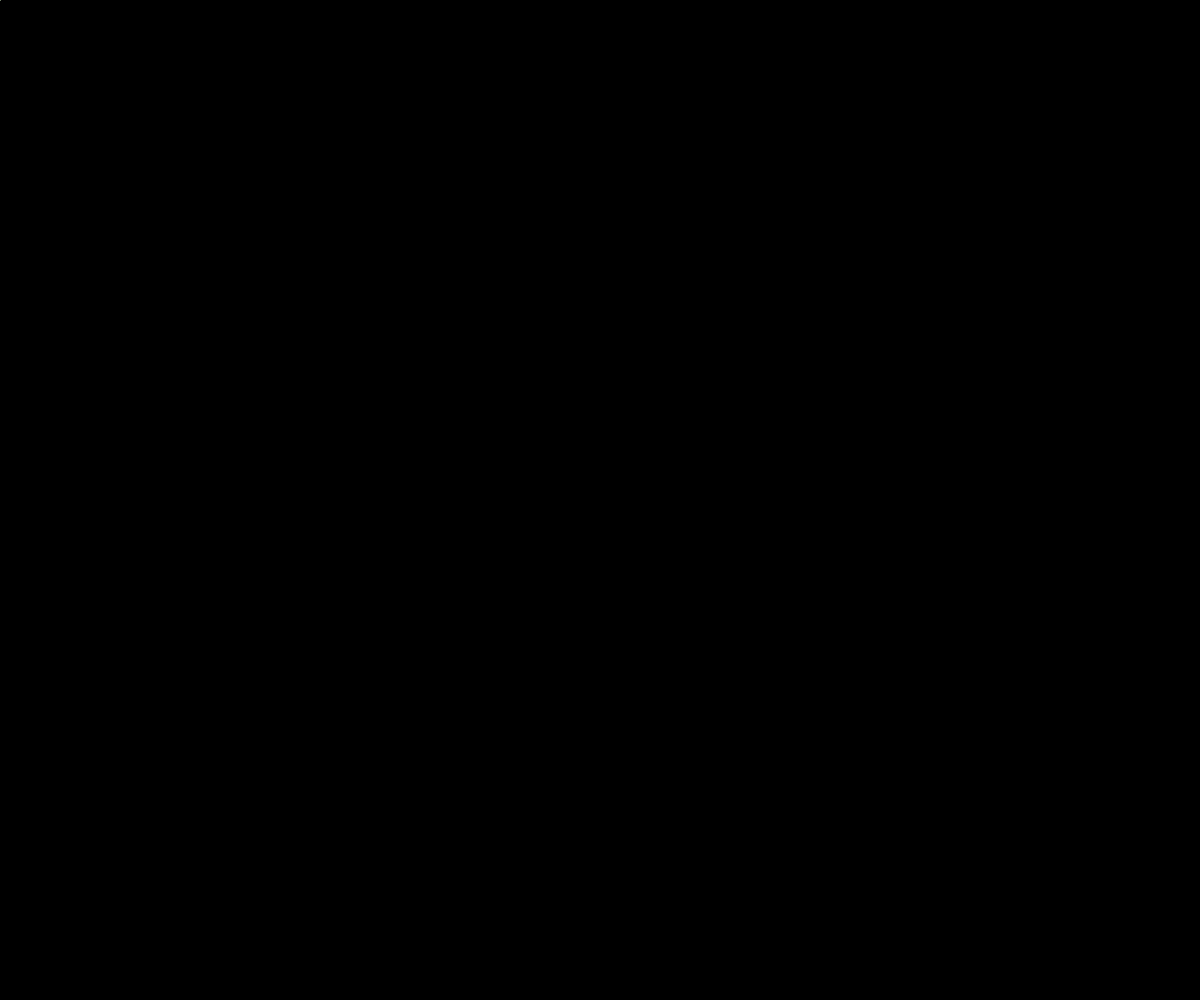
Frame 1 (no input)
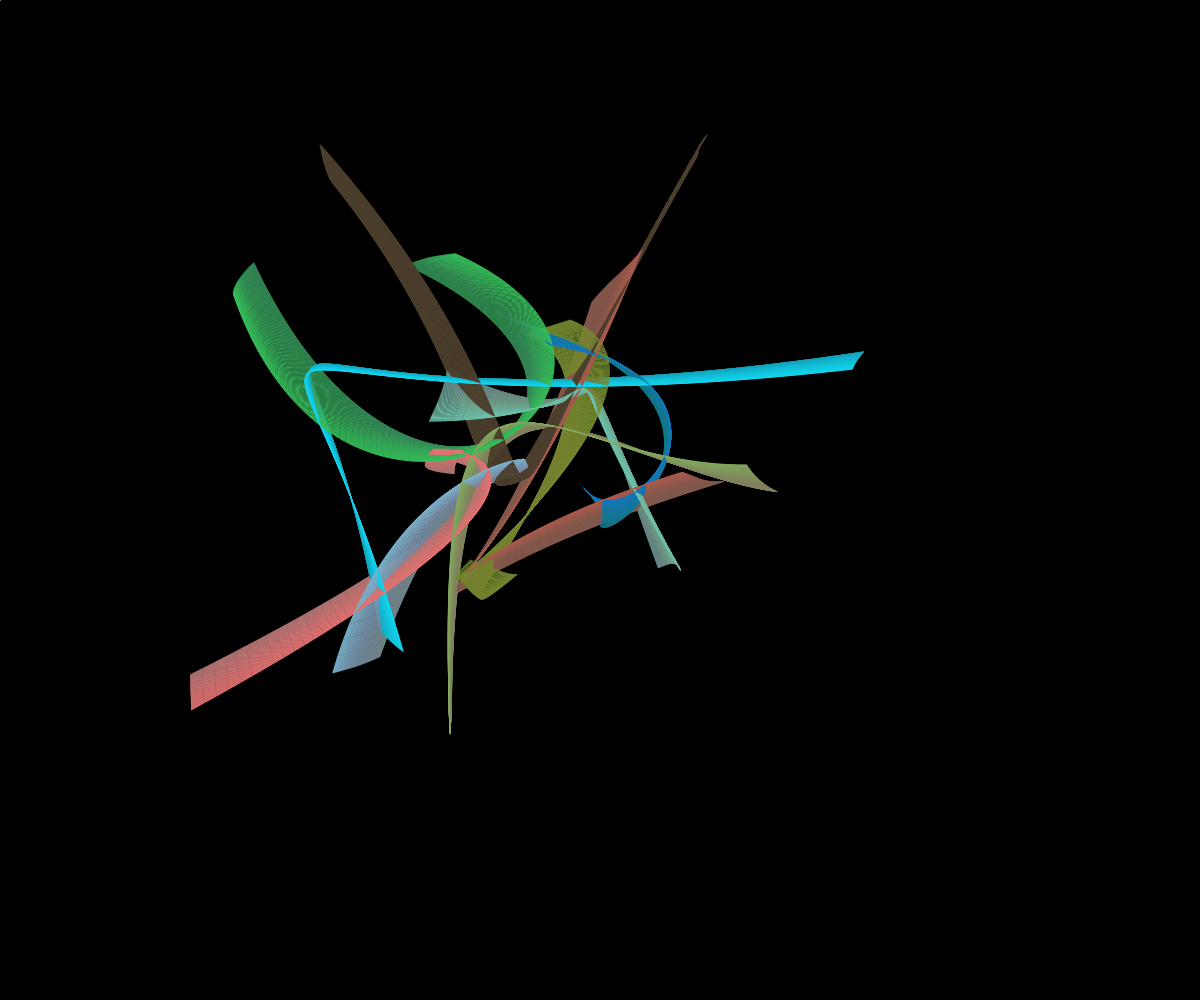
Frame 60 (no input)
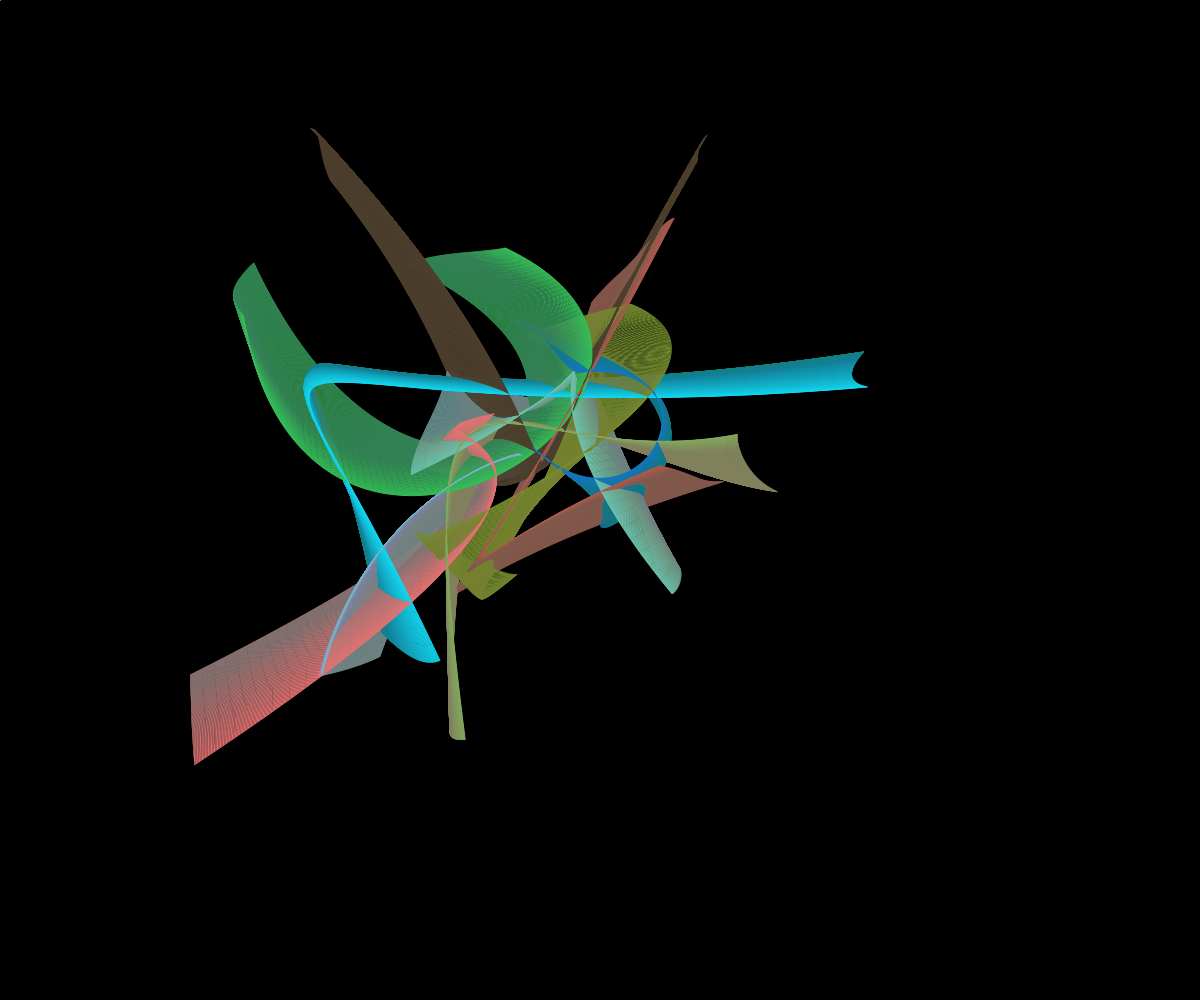
Frame 120 (the mouse pressed at the canvas centre since frame 60)

The p5.js sketch that drew these frames (run headless with seeded random() and noise() and a simulated clock; from frame 60 on, the mouse is pressed at the canvas centre):

// p5.js sketch
// ── sketch.js
var x1 = 0;
var x2 = 0;
var y1 = 0;
var y2 = 0;
var x3 = 0;
var x4 = 0;
var y3 = 0;
var y4 = 0;

let lines = [];

function setup() {
    createCanvas(windowWidth, windowHeight);
    background(0);
    noFill();
    stroke(255);
    t = 0;

    for(var i = 0; i < 10; i ++){
        b = new bezline();
        lines.push(b);
    }
}

function draw() {
    background(0,0,0,1);

    for(var i = 0; i < 10; i ++){
        lines[i].show();
    }

    t += 0.03;
}

class bezline{
    constructor(){
        this.x1 = 0;
        this.x2 = 0;
        this.y1 = 0;
        this.y2 = 0;
        this.x3 = 0;
        this.x4 = 0;
        this.y3 = 0;
        this.y4 = 0;

        this.t = random(0,400);

        this.r = random(0,255);
        this.g = random(0,255);
        this.b = random(0,255);




    }

    show(){
        stroke(this.r,this.g,this.b);

        bezier (this.x1, this.y1,
            this.x3 ,this.y3,
            this.x4, this.y4,
            this.x2, this.y2);

        this.x1 = width *  noise(this.t + 1);
        this.x2 = width *  noise(this.t + 2);
        this.y1 = height * noise(this.t + 3);
        this.y2 = height * noise(this.t + 4);
        this.x3 = width *  noise(this.t + 5);
        this.x4 = width *  noise(this.t + 6);
        this.y3 = height * noise(this.t + 7);
        this.y4 = height * noise(this.t + 8);

        this.t += 0.001;


    }

}
